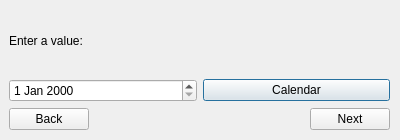
<?xml version="1.0" encoding="UTF-8"?>
<ui version="4.0">
 <class>Dialog</class>
 <widget class="QDialog" name="Dialog">
  <property name="windowModality">
   <enum>Qt::ApplicationModal</enum>
  </property>
  <property name="geometry">
   <rect>
    <x>0</x>
    <y>0</y>
    <width>400</width>
    <height>140</height>
   </rect>
  </property>
  <property name="windowTitle">
   <string>Dialog</string>
  </property>
  <widget class="QWidget" name="verticalLayoutWidget">
   <property name="geometry">
    <rect>
     <x>9</x>
     <y>9</y>
     <width>381</width>
     <height>121</height>
    </rect>
   </property>
   <layout class="QVBoxLayout" name="verticalLayout">
    <item>
     <widget class="QLabel" name="label">
      <property name="text">
       <string>Enter a value:</string>
      </property>
     </widget>
    </item>
    <item>
     <layout class="QHBoxLayout" name="horizontalLayout_2">
      <item>
       <widget class="QDateEdit" name="dateEdit"/>
      </item>
      <item>
       <widget class="QPushButton" name="showCalendar">
        <property name="text">
         <string>Calendar</string>
        </property>
       </widget>
      </item>
     </layout>
    </item>
    <item>
     <layout class="QHBoxLayout" name="horizontalLayout">
      <item>
       <widget class="QPushButton" name="goBack">
        <property name="text">
         <string>Back</string>
        </property>
       </widget>
      </item>
      <item>
       <spacer name="horizontalSpacer">
        <property name="orientation">
         <enum>Qt::Horizontal</enum>
        </property>
        <property name="sizeHint" stdset="0">
         <size>
          <width>40</width>
          <height>20</height>
         </size>
        </property>
       </spacer>
      </item>
      <item>
       <widget class="QPushButton" name="goNext">
        <property name="text">
         <string>Next</string>
        </property>
       </widget>
      </item>
     </layout>
    </item>
   </layout>
  </widget>
 </widget>
 <resources/>
 <connections/>
</ui>
